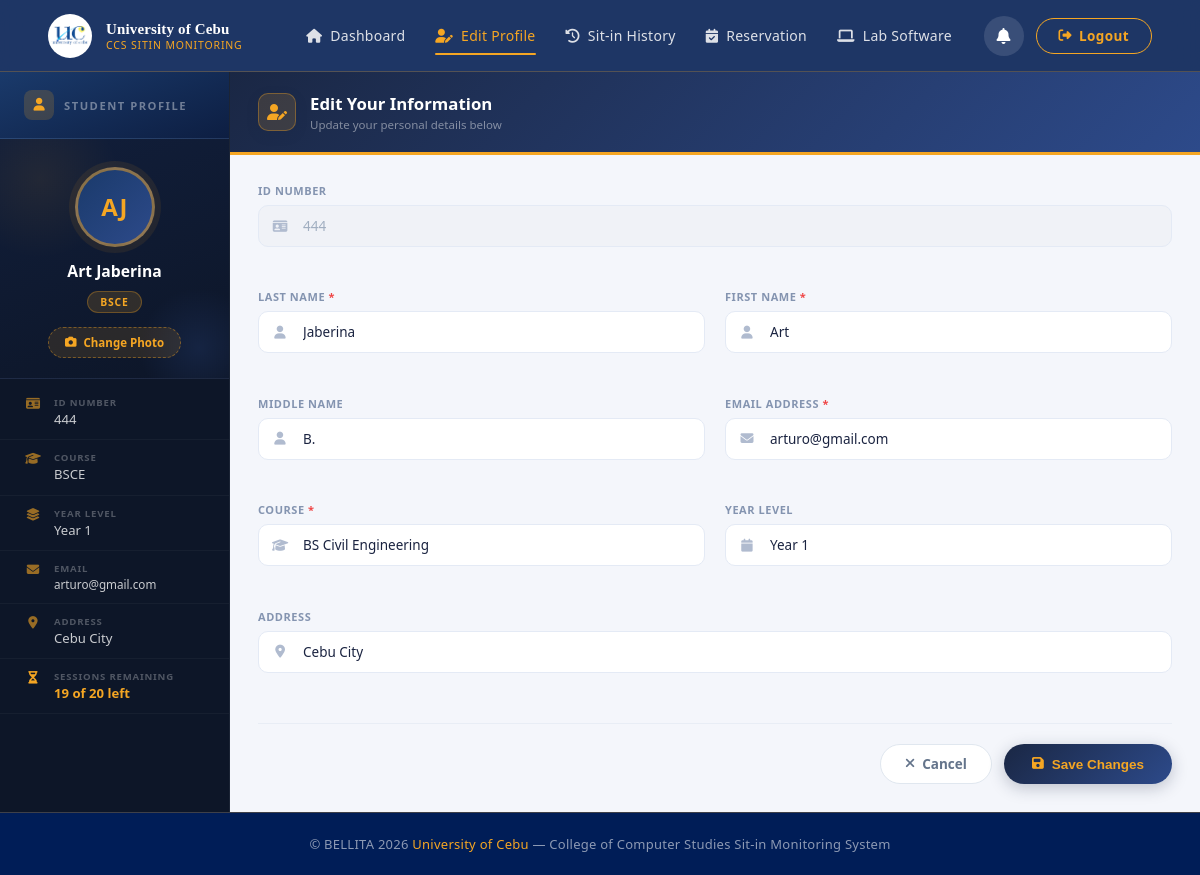
Screenshot of /student/edit-profile (signed in) with the database file from the repository.
### tables this page shows
CREATE TABLE users (
            idNumber      TEXT PRIMARY KEY,
            firstName     TEXT,
            middleName    TEXT,
            lastName      TEXT,
            email         TEXT UNIQUE,
            yearLevel     TEXT,
            course        TEXT,
            address       TEXT,
            password      TEXT,
            profileImage  TEXT,
            sessions      INTEGER DEFAULT 30
        );

### app.py (the view, shortened to what this page needs)
@app.route("/student/edit-profile", methods=["GET", "POST"])
@login_required
def edit_profile():
    conn  = get_db_connection()
    user  = conn.execute("SELECT * FROM users WHERE idNumber = ?", (session["user_id"],)).fetchone()
    conn.close()
    return render_template("student/editProfile.html", user=user)

### app.py (called while the page is built)
def get_db_connection():
    conn = sqlite3.connect("SitIn.db")
    conn.row_factory = sqlite3.Row
    conn.execute("PRAGMA journal_mode=WAL")
    return conn

def login_required(f):
    from functools import wraps
    @wraps(f)
    def decorated(*args, **kwargs):
        if "user_id" not in session:
            flash("Please log in to continue.", "error")
            return redirect(url_for("login"))
        return f(*args, **kwargs)
    return decorated

@app.context_processor
def inject_admin_notifs():
    if session.get("is_admin"):
        return get_admin_notification_counts()
    return {"new_reservations": 0, "new_feedbacks": 0}

### templates/student/editProfile.html (shortened to what this page needs)
{% extends 'student/studentLayout.html' %}
{% block page_styles %}
<link rel="stylesheet" href="{{ url_for('static', filename='css/editProfile.css') }}">
{% endblock %}
{% block content %}
<div class="ep-layout">
    <aside class="ep-sidebar">
        <div class="ep-sidebar-header">
            <div class="ep-sidebar-header-icon">
                <i class="fa-solid fa-user"></i>
            </div>
            <span class="ep-sidebar-header-title">Student Profile</span>
        </div>
        <div class="ep-avatar-block">
            <div class="ep-avatar-ring" id="epAvatarRing">
                {% if user['profileImage'] %}
                <img src="{{ url_for('static', filename='images/uploads/' + user['profileImage']) }}"
                     alt="Profile" id="previewImg"
                     style="width:100%;height:100%;object-fit:cover;border-radius:50%;">
                {% else %}
                <div class="ep-initials" id="avatarInitials">
                    {{ user['firstName'][0]|upper }}{{ user['lastName'][0]|upper }}
                </div>
                {% endif %}
            </div>
            <div class="ep-avatar-name">{{ user['firstName'] }} {{ user['lastName'] }}</div>
            <div class="ep-avatar-course">{{ user['course'] }}</div>
            <button type="button" class="ep-upload-btn" onclick="document.getElementById('profileImageInput').click()">
                <i class="fa-solid fa-camera"></i> Change Photo
            </button>
        </div>
        <div class="ep-info-strip">
            <div class="ep-info-row">
                <i class="fa-solid fa-id-card ep-info-icon"></i>
                <div>
                    <span class="ep-info-label">ID NUMBER</span>
                    <span class="ep-info-val">{{ user['idNumber'] }}</span>
                </div>
            </div>
            <div class="ep-info-row">
                <i class="fa-solid fa-graduation-cap ep-info-icon"></i>
                <div>
                    <span class="ep-info-label">COURSE</span>
                    <span class="ep-info-val">{{ user['course'] or '—' }}</span>
                </div>
            </div>
            <div class="ep-info-row">
                <i class="fa-solid fa-layer-group ep-info-icon"></i>
                <div>
                    <span class="ep-info-label">YEAR LEVEL</span>
                    <span class="ep-info-val">Year {{ user['yearLevel'] or '—' }}</span>
                </div>
            </div>
            <div class="ep-info-row">
                <i class="fa-solid fa-envelope ep-info-icon"></i>
                <div>
                    <span class="ep-info-label">EMAIL</span>
                    <span class="ep-info-val ep-info-val--small">{{ user['email'] }}</span>
                </div>
            </div>
            <div class="ep-info-row">
                <i class="fa-solid fa-location-dot ep-info-icon"></i>
                <div>
                    <span class="ep-info-label">ADDRESS</span>
                    <span class="ep-info-val">{{ user['address'] or '—' }}</span>
                </div>
            </div>
            <div class="ep-info-row">
                <i class="fa-solid fa-hourglass-half ep-info-icon ep-info-icon--gold"></i>
                <div>
                    <span class="ep-info-label">SESSIONS REMAINING</span>
                    <span class="ep-info-val ep-sessions-val">
                        {{ user['sessions'] if user['sessions'] is not none else 30 }} of
                        {% if user['course'] in ['BSIT','BSCS'] %}30{% else %}20{% endif %} left
                    </span>
                </div>
            </div>
        </div>
    </aside>
    <section class="ep-form-section">
        <div class="ep-form-header">
            <div class="ep-form-header-icon"><i class="fa-solid fa-user-pen"></i></div>
            <div>
                <div class="ep-form-title">Edit Your Information</div>
                <div class="ep-form-sub">Update your personal details below</div>
            </div>
        </div>
        <form method="POST" action="{{ url_for('edit_profile') }}" enctype="multipart/form-data" id="editForm">
            <div class="ep-form-grid">
                <div class="ep-field full">
                    <label>ID Number</label>
                    <div class="ep-input-wrap">
                        <input type="text" value="{{ user['idNumber'] }}" disabled>
                    </div>
                </div>
                <div class="ep-field">
                    <label>Last Name <span class="req">*</span></label>
                    <div class="ep-input-wrap">
                        <input type="text" name="lastName" value="{{ user['lastName'] }}" required placeholder="Last Name">
                    </div>
                </div>
                <div class="ep-field">
                    <label>First Name <span class="req">*</span></label>
                    <div class="ep-input-wrap">
                        <input type="text" name="firstName" value="{{ user['firstName'] }}" required placeholder="First Name">
                    </div>
                </div>
                <div class="ep-field">
                    <label>Middle Name</label>
                    <div class="ep-input-wrap">
                        <input type="text" name="middleName" value="{{ user['middleName'] or '' }}" placeholder="Middle Name (optional)">
                    </div>
                </div>
                <div class="ep-field">
                    <label>Email Address <span class="req">*</span></label>
                    <div class="ep-input-wrap">
                        <input type="email" name="email" value="{{ user['email'] }}" required placeholder="email@example.com">
                    </div>
                </div>
                <div class="ep-field">
                    <label>Course <span class="req">*</span></label>
                    <div class="ep-input-wrap">
                        <select name="course" required>
                            <optgroup label="⚙️ College of Engineering">
                                <option value="BSCE"  {% if user['course']=='BSCE'  %}selected{% endif %}>BS Civil Engineering</option>
                            </optgroup>
                        </select>
                    </div>
                </div>
                <div class="ep-field">
                    <label>Year Level</label>
                    <div class="ep-input-wrap">
                        <select name="yearLevel">
                            {% for y in ['1','2','3','4'] %}
                            <option value="{{ y }}" {% if user['yearLevel']==y %}selected{% endif %}>Year {{ y }}</option>
                            {% endfor %}
                        </select>
                    </div>
                </div>
                <div class="ep-field full">
                    <label>Address</label>
                    <div class="ep-input-wrap">
                        <input type="text" name="address" value="{{ user['address'] or '' }}" placeholder="City, Province">
                    </div>
                </div>
            </div>
            <div class="ep-form-actions">
                <a href="{{ url_for('dashboard') }}" class="ep-btn-cancel">
                    <i class="fa-solid fa-xmark"></i> Cancel
                </a>
                <button type="submit" class="ep-btn-save">
                    <i class="fa-solid fa-floppy-disk"></i> Save Changes
                </button>
            </div>
        </form>
    </section>
</div>
{% endblock %}

### static/css/student_layout.css (style rules this page uses)
*, *::before, *::after { margin: 0; padding: 0; box-sizing: border-box; }
:root { --navy: #001c50; --navy-mid: #001d57; --navy-light: #0a3080; --gold: #F5A623; --gold-dark: #e09410; --gold-pale: rgba(245, 166, 35, 0.13); --gold-border: rgba(245, 166, 35, 0.25); --white: #ffffff; --surface: #f0f4fb; --surface-card:#ffffff; --border: rgba(10, 22, 40, 0.08); --text-body: #1a2340; --text-muted: #6b7a99; --topnav-h: 72px; --radius: 14px; --shadow: 0 2px 16px rgba(10,22,40,0.08); --shadow-md: 0 4px 28px rgba(10,22,40,0.12); }
html { scroll-behavior: smooth; }
body { font-family: system-ui, -apple-system, BlinkMacSystemFont, "Segoe UI", Roboto, Arial, sans-serif; background: var(--surface); color: var(--text-body); min-height: 100vh; display: flex; flex-direction: column; }

### rows the page displays
users: firstName "A", lastName "J", firstName "Art", lastName "Jaberina", course "BSCE", idNumber "444", yearLevel "1", email "arturo@gmail.com", address "Cebu City", sessions "19", middleName "B.", course "BS Civil Engineering", yearLevel "Year 1"
